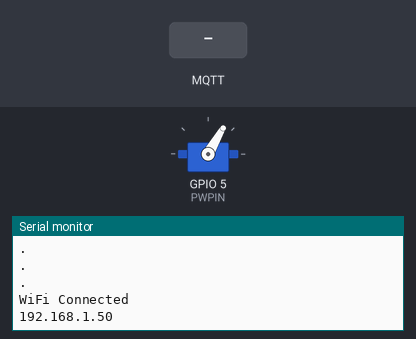
Recording of a sketch running on a simulated ESP8266 (NodeMCU). On the bench: servo, the last lines printed to the serial monitor. The test bench sets the inputs (shaded band). WiFi joins after 1.5 s; servers stay silent unless stated; no MQTT or app messages arrive unless stated.

Above: at 2.7 s.
2.8 s: MQTT message "open" arrives on the first subscribed topic
At 4.7 s:
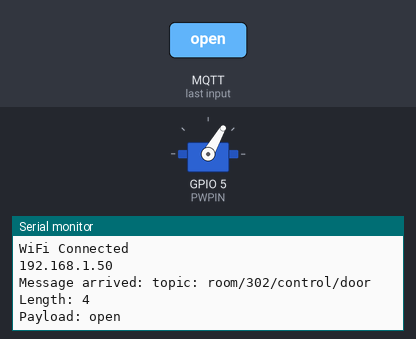
5.0 s: MQTT message "1" arrives on the first subscribed topic
At 7.1 s:
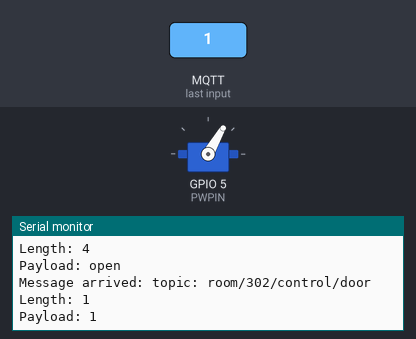
8.0 s: MQTT message "on" arrives on the first subscribed topic
At 9.9 s:
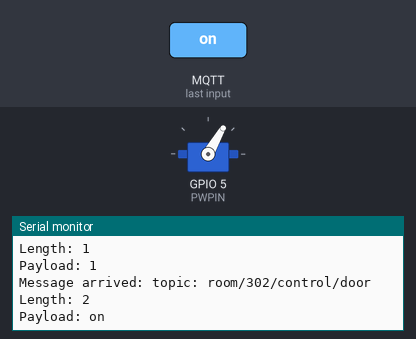

The sketch:

mqtt_esp8266_door.ino
```cpp
#include <ESP8266WiFi.h>
#include <Servo.h>
#include <PubSubClient.h>
#include <string.h>

#define PWPIN 5
const char *ssid = "bssm_free";
const char *password = "bssm_free";
const char* mqttServer = "10.150.151.42"; // 라즈베리 파이의 IP 주소
const int mqttPort = 1883; // MQTT 포트
const char* topic = "room/302/control/door";
char message_buff[100];

Servo door;

WiFiClient wifiClient;
void moveServo(Servo sv){
  sv.write(0);
  delay(500);
  sv.write(60);
  delay(500);
}
void callback(char* topic, byte* payload, unsigned int length) {
  int i = 0;

  Serial.println("Message arrived: topic: " + String(topic));
  Serial.println("Length: "+ String(length,DEC));

  //create character buffer with ending null terminator (string)
  for(i=0; i<length; i++){
    message_buff[i] = payload[i];
  }
  message_buff[i]= '\0';
  String topicString = String(topic);
  String msgString = String(message_buff);
  Serial.println("Payload: "+ msgString);
  if (msgString == "open"){
      moveServo(door);
  }
}
PubSubClient mqttClient(mqttServer, mqttPort, callback, wifiClient);
void setup() {

  Serial.begin(115200);
  door.attach(PWPIN);
  door.write(60);
  WiFi.setOutputPower(19.25);
  WiFi.mode(WIFI_STA);
  WiFi.begin(ssid, password);
  while (WiFi.status() != WL_CONNECTED) {
    delay(500);
    Serial.println(".");
  }
  //연결되면 접속한 IP가 뭔지 출력한다.
  Serial.println("");
  Serial.println("WiFi Connected");
  Serial.println(WiFi.localIP());
  mqttClient.setServer(mqttServer, mqttPort);
  if(mqttClient.connect("302_door")){
    mqttClient.subscribe(topic);
  }
}

void loop() {
  if (!mqttClient.connected()) {
    reconnect();
  }
  mqttClient.loop();
  delay(2000); // 2초마다 데이터 수신
}

void reconnect() {
  while (!mqttClient.connected()) {
    if (mqttClient.connect("302_door")) {
      Serial.println("Connected to MQTT Broker");
    } else {
      delay(5000);
    }
  }
}
```

Measured:
- after the input at 2.8 s, the serial monitor: prints a new line after 0.75 s (image 1)
- after the input at 5.0 s, the serial monitor: prints a new line after 1.6 s (image 2)
- after the input at 8.0 s, the serial monitor: prints a new line after 0.56 s (image 3)
